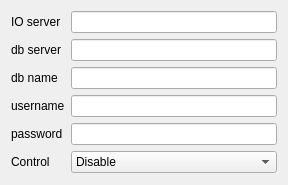
         <widget class="QWidget" name="tab_5">
          <attribute name="title">
           <string>Випарка</string>
          </attribute>
          <layout class="QGridLayout" name="gridLayout_7">
           <item row="0" column="0">
            <widget class="QLabel" name="label_21">
             <property name="text">
              <string>IO server</string>
             </property>
            </widget>
           </item>
           <item row="0" column="1">
            <widget class="QLineEdit" name="le_ioserv_3"/>
           </item>
           <item row="1" column="0">
            <widget class="QLabel" name="label_23">
             <property name="text">
              <string>db server</string>
             </property>
            </widget>
           </item>
           <item row="1" column="1">
            <widget class="QLineEdit" name="le_dbserv_3"/>
           </item>
           <item row="2" column="0">
            <widget class="QLabel" name="label_22">
             <property name="text">
              <string>db name</string>
             </property>
            </widget>
           </item>
           <item row="2" column="1">
            <widget class="QLineEdit" name="le_dbname_3"/>
           </item>
           <item row="3" column="0">
            <widget class="QLabel" name="label_19">
             <property name="text">
              <string>username</string>
             </property>
            </widget>
           </item>
           <item row="3" column="1">
            <widget class="QLineEdit" name="le_username_3"/>
           </item>
           <item row="4" column="0">
            <widget class="QLabel" name="label_20">
             <property name="text">
              <string>password</string>
             </property>
            </widget>
           </item>
           <item row="4" column="1">
            <widget class="QLineEdit" name="le_passwd_3">
             <property name="inputMask">
              <string/>
             </property>
             <property name="text">
              <string/>
             </property>
            </widget>
           </item>
           <item row="6" column="0" colspan="2">
            <spacer name="verticalSpacer_5">
             <property name="orientation">
              <enum>Qt::Vertical</enum>
             </property>
             <property name="sizeHint" stdset="0">
              <size>
               <width>266</width>
               <height>1</height>
              </size>
             </property>
            </spacer>
           </item>
           <item row="5" column="0">
            <widget class="QLabel" name="label_26">
             <property name="text">
              <string>Control</string>
             </property>
            </widget>
           </item>
           <item row="5" column="1">
            <widget class="QComboBox" name="bxcMode_2">
             <item>
              <property name="text">
               <string>Disable</string>
              </property>
             </item>
             <item>
              <property name="text">
               <string>Enable</string>
              </property>
             </item>
            </widget>
           </item>
          </layout>
         </widget>
